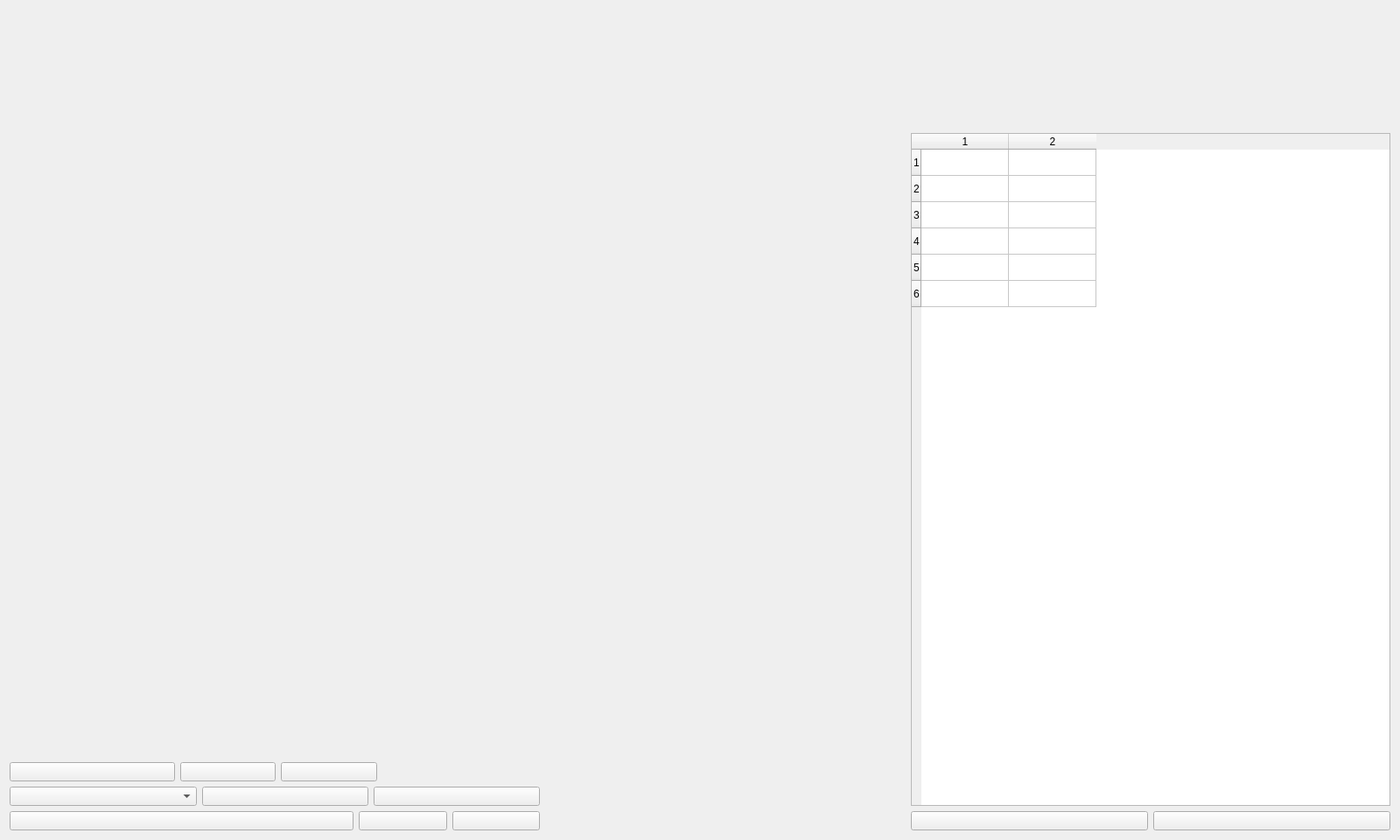
<?xml version="1.0" encoding="UTF-8"?>
<ui version="4.0">
 <class>CameraZoomFocusWidget</class>
 <widget class="QWidget" name="CameraZoomFocusWidget">
  <property name="geometry">
   <rect>
    <x>0</x>
    <y>0</y>
    <width>1600</width>
    <height>960</height>
   </rect>
  </property>
  <property name="windowTitle">
   <string>Form</string>
  </property>
  <layout class="QVBoxLayout" name="verticalLayout">
   <item>
    <layout class="QHBoxLayout" name="horizontalLayout" stretch="306,208,277">
     <item>
      <layout class="QVBoxLayout" name="verticalLayout_4" stretch="100,80,56,56,56">
       <item>
        <spacer name="verticalSpacer">
         <property name="orientation">
          <enum>Qt::Vertical</enum>
         </property>
         <property name="sizeHint" stdset="0">
          <size>
           <width>20</width>
           <height>40</height>
          </size>
         </property>
        </spacer>
       </item>
       <item>
        <layout class="QVBoxLayout" name="verticalLayout_2">
         <item>
          <widget class="CustomLabel" name="zoomLabel">
           <property name="text">
            <string/>
           </property>
          </widget>
         </item>
         <item>
          <widget class="CustomLabel" name="focusLabel">
           <property name="text">
            <string/>
           </property>
          </widget>
         </item>
         <item>
          <widget class="CustomLabel" name="dFocusLabel">
           <property name="text">
            <string/>
           </property>
          </widget>
         </item>
        </layout>
       </item>
       <item>
        <layout class="QHBoxLayout" name="horizontalLayout_5" stretch="81,47,47,80">
         <item>
          <widget class="CustomPushButton" name="optPushButton">
           <property name="text">
            <string/>
           </property>
          </widget>
         </item>
         <item>
          <widget class="CustomPushButton" name="focusPlusPushButton">
           <property name="text">
            <string/>
           </property>
          </widget>
         </item>
         <item>
          <widget class="CustomPushButton" name="FocusMinusPushButton">
           <property name="text">
            <string/>
           </property>
          </widget>
         </item>
         <item>
          <spacer name="horizontalSpacer">
           <property name="orientation">
            <enum>Qt::Horizontal</enum>
           </property>
           <property name="sizeHint" stdset="0">
            <size>
             <width>40</width>
             <height>20</height>
            </size>
           </property>
          </spacer>
         </item>
        </layout>
       </item>
       <item>
        <layout class="QHBoxLayout" name="horizontalLayout_3" stretch="91,81,81,0">
         <item>
          <widget class="CustomComboBox" name="dayComboBox"/>
         </item>
         <item>
          <widget class="CustomPushButton" name="autoTriggerPushButton">
           <property name="text">
            <string/>
           </property>
          </widget>
         </item>
         <item>
          <widget class="CustomPushButton" name="initPushButton">
           <property name="text">
            <string/>
           </property>
          </widget>
         </item>
         <item>
          <spacer name="horizontalSpacer_2">
           <property name="orientation">
            <enum>Qt::Horizontal</enum>
           </property>
           <property name="sizeHint" stdset="0">
            <size>
             <width>0</width>
             <height>0</height>
            </size>
           </property>
          </spacer>
         </item>
        </layout>
       </item>
       <item>
        <layout class="QHBoxLayout" name="horizontalLayout_2" stretch="184,47,47">
         <item>
          <widget class="CustomPushButton" name="zoomRangePushButton">
           <property name="text">
            <string/>
           </property>
          </widget>
         </item>
         <item>
          <widget class="CustomPushButton" name="dzPlusPushButton">
           <property name="text">
            <string/>
           </property>
          </widget>
         </item>
         <item>
          <widget class="CustomPushButton" name="dzMinusPushButton">
           <property name="text">
            <string/>
           </property>
          </widget>
         </item>
        </layout>
       </item>
      </layout>
     </item>
     <item>
      <layout class="QVBoxLayout" name="verticalLayout_6" stretch="335,83">
       <item>
        <spacer name="verticalSpacer_2">
         <property name="orientation">
          <enum>Qt::Vertical</enum>
         </property>
         <property name="sizeHint" stdset="0">
          <size>
           <width>20</width>
           <height>40</height>
          </size>
         </property>
        </spacer>
       </item>
       <item>
        <widget class="CustomLabel" name="speedSensitivitylabel">
         <property name="text">
          <string/>
         </property>
        </widget>
       </item>
      </layout>
     </item>
     <item>
      <layout class="QVBoxLayout" name="verticalLayout_5" stretch="50,273,56">
       <item>
        <spacer name="verticalSpacer_3">
         <property name="orientation">
          <enum>Qt::Vertical</enum>
         </property>
         <property name="sizeHint" stdset="0">
          <size>
           <width>20</width>
           <height>40</height>
          </size>
         </property>
        </spacer>
       </item>
       <item>
        <widget class="QTableWidget" name="tableWidget">
         <property name="rowCount">
          <number>6</number>
         </property>
         <property name="columnCount">
          <number>2</number>
         </property>
         <row/>
         <row/>
         <row/>
         <row/>
         <row/>
         <row/>
         <column/>
         <column/>
        </widget>
       </item>
       <item>
        <layout class="QHBoxLayout" name="horizontalLayout_4">
         <item>
          <widget class="CustomPushButton" name="pgrsSavePushButton">
           <property name="text">
            <string/>
           </property>
          </widget>
         </item>
         <item>
          <widget class="CustomPushButton" name="jpgSavePushButton">
           <property name="text">
            <string/>
           </property>
          </widget>
         </item>
        </layout>
       </item>
      </layout>
     </item>
    </layout>
   </item>
  </layout>
 </widget>
 <customwidgets>
  <customwidget>
   <class>CustomPushButton</class>
   <extends>QPushButton</extends>
   <header>CustomPushButton.h</header>
  </customwidget>
  <customwidget>
   <class>CustomLabel</class>
   <extends>QLabel</extends>
   <header>CustomLabel.h</header>
  </customwidget>
  <customwidget>
   <class>CustomComboBox</class>
   <extends>QComboBox</extends>
   <header>CustomComboBox.h</header>
  </customwidget>
 </customwidgets>
 <resources/>
 <connections/>
</ui>
